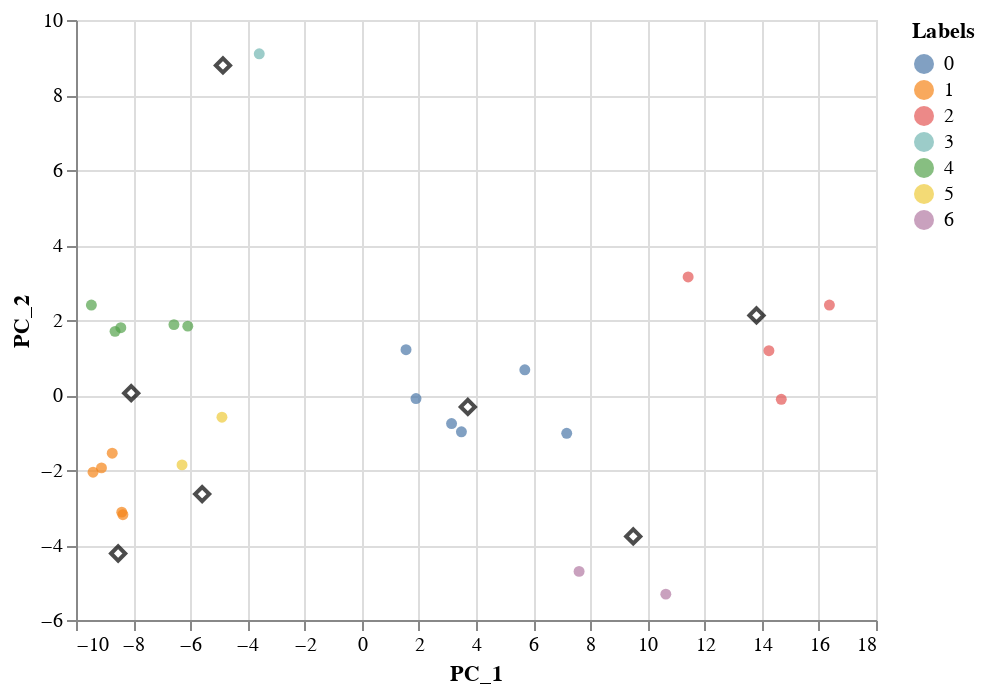

This figure's notebook cell:
### Code cell
k_means_chart = visualize_with_pca (scaled_mags_df, k_means_predicted, k_means_model.cluster_centers_)
k_means_chart

### Figure 1 — Vega-Lite specification as saved in the notebook (floating-point values rounded to 4 significant figures)
{"config": {"view": {"continuousWidth": 400, "continuousHeight": 300}}, "layer": [{"data": {"name": "data-f0e53477dba4de0d89449f7204f8d793"}, "mark": "circle", "encoding": {"color": {"type": "nominal", "field": "Labels"}, "x": {"type": "quantitative", "field": "PC_1"}, "y": {"type": "quantitative", "field": "PC_2"}}}, {"data": {"name": "data-c0f09e6cb70c8c818325c5023c5b6d08"}, "mark": {"type": "point", "color": "black", "opacity": 0.7, "shape": "diamond", "size": 50}, "encoding": {"x": {"type": "quantitative", "field": "PC_1"}, "y": {"type": "quantitative", "field": "PC_2"}}}], "$schema": "https://vega.github.io/schema/vega-lite/v4.8.1.json", "datasets": {"data-f0e53477dba4de0d89449f7204f8d793": [{"PC_1": 7.608, "PC_2": -4.703, "Labels": 6}, {"PC_1": -8.398, "PC_2": -3.124, "Labels": 1}, {"PC_1": 11.42, "PC_2": 3.149, "Labels": 2}, {"PC_1": -9.403, "PC_2": -2.059, "Labels": 1}, {"PC_1": -9.108, "PC_2": -1.943, "Labels": 1}, {"PC_1": -6.572, "PC_2": 1.877, "Labels": 4}, {"PC_1": 16.37, "PC_2": 2.399, "Labels": 2}, {"PC_1": 14.69, "PC_2": -0.1152, "Labels": 2}, {"PC_1": 3.144, "PC_2": -0.7608, "Labels": 0}, {"PC_1": 1.901, "PC_2": -0.09562, "Labels": 0}, {"PC_1": 5.709, "PC_2": 0.6731, "Labels": 0}, {"PC_1": 7.175, "PC_2": -1.02, "Labels": 0}, {"PC_1": 1.551, "PC_2": 1.207, "Labels": 0}, {"PC_1": -8.431, "PC_2": 1.795, "Labels": 4}, {"PC_1": -8.633, "PC_2": 1.697, "Labels": 4}, {"PC_1": -4.892, "PC_2": -0.5918, "Labels": 5}, {"PC_1": -8.358, "PC_2": -3.192, "Labels": 1}, {"PC_1": -6.289, "PC_2": -1.864, "Labels": 5}, {"PC_1": -6.087, "PC_2": 1.836, "Labels": 4}, {"PC_1": 10.64, "PC_2": -5.31, "Labels": 6}, {"PC_1": 3.489, "PC_2": -0.9804, "Labels": 0}, {"PC_1": -8.732, "PC_2": -1.551, "Labels": 1}, {"PC_1": 14.25, "PC_2": 1.18, "Labels": 2}, {"PC_1": -3.586, "PC_2": 9.098, "Labels": 3}, {"PC_1": -9.462, "PC_2": 2.399, "Labels": 4}], "data-c0f09e6cb70c8c818325c5023c5b6d08": [{"PC_1": 3.714, "PC_2": -0.3181}, {"PC_1": -8.525, "PC_2": -4.227}, {"PC_1": 13.82, "PC_2": 2.122}, {"PC_1": -4.857, "PC_2": 8.79}, {"PC_1": -8.068, "PC_2": 0.04781}, {"PC_1": -5.585, "PC_2": -2.642}, {"PC_1": 9.504, "PC_2": -3.772}]}}
